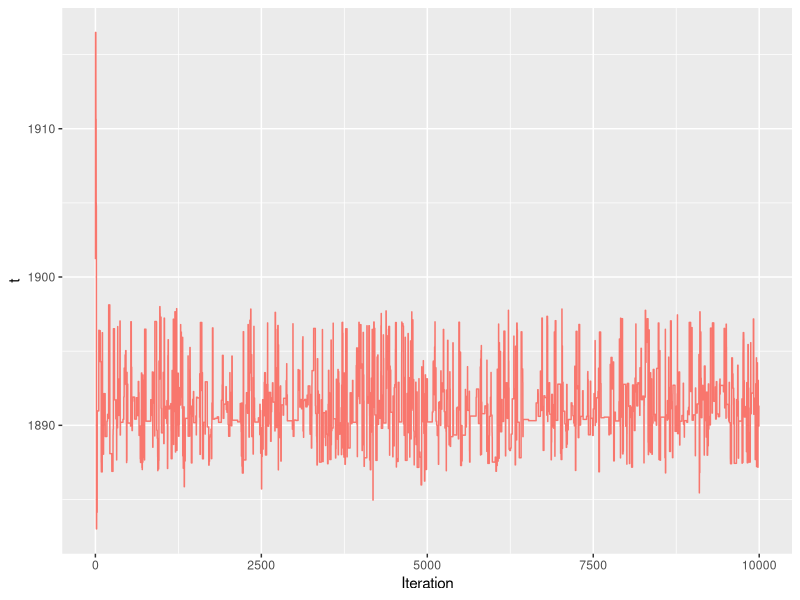

Write the R code that produced this figure. (Note: this script raises an error after producing the figure.)
#MH block

library(boot)
library(data.table)
library(tidyr)
library(ggplot2)
library(gridExtra)

# data <- as.data.table(coal)
# data[, event:= 1]
# data[, cum_event := cumsum(event)]
# data[, date := date- 1851]

data <- as.data.table(coal)
data[, event := 1]
data[, cum_event := cumsum(event) - 1]
data[, date_shifted := date - data[1, date]]

#### Target and proposal distributions ####
f_target_1 <-
  function(lambda_0,
           lambda_1,
           t,
           t_0,
           t_2,
           beta,
           y_0,
           y_1) {
    if (t < t_0) {
      return (0)
    }
    if (t > t_2) {
      return (0)
    }
    return(exp(
      -lambda_0 * (t - t_0) - lambda_1 * (t_2 - t) - (1 / beta) * (lambda_0 + lambda_1)
    ) * lambda_0 ^ {
      y_0 + 1
    } * lambda_1 ^ {
      y_1 + 1
    })
  }

f_prop_1 <-
  function(lambda_0,
           lambda_1,
           t_given,
           t_cur,
           t_0,
           t_2,
           beta,
           y_0,
           y_1,
           sigma_t) {
    if (t < t_0) {
      retval <- 0
    }
    if (t > t_2) {
      retval <- 0
    }
    retval <-
      (
        dgamma(lambda_0, (y_0 + 2), scale = (1 / (t_cur - t_0 + 1 / beta))) *
          dgamma(lambda_1, (y_1 + 2), scale = (1 / (t_2 - t_cur + 1 / beta))) *
          dnorm(t, t_given, sigma_t)
      )
    return(retval)
  }

f_target_2 <-
  function(lambda_0,
           lambda_1,
           beta,
           t_0,
           t_2,
           t,
           y_0,
           y_1) {
    if (beta < 0) {
      return (0)
    }
    
    return(exp(
      -lambda_0 * (t - t_0) - lambda_1 * (t_2 - t) - (1 / beta) *
        (lambda_0 + lambda_1 + 1)
    ) * lambda_0 ^ {
      y_0 + 1
    } *
      lambda_1 ^ {
        y_1 + 1
      } * (1 / beta ^ 5))
  }

f_prop_2 <-
  function(lambda_0,
           lambda_1,
           t,
           t_0,
           t_2,
           beta_cur,
           beta_given,
           y_0,
           y_1,
           sigma_beta) {
    retval <-
      dgamma(lambda_0, (y_0 + 2), scale = (1 / (t - t_0 + 1 / beta_cur))) *
      dgamma(lambda_1, (y_1 + 2), scale = (1 / (t_2 - t + 1 / beta_cur))) *
      dnorm(beta_cur, beta_given, sigma_beta)
    
    return (retval)
  }

#### Block MCMC algorithm ####
MH_alg <-
  function(n,
           data,
           t_0,
           t_2,
           t,
           lambda_0,
           lambda_1,
           beta,
           sigma_t,
           sigma_beta) {
    # substract one to correct for the start and end date
    y_0 = sum(data[date < t]$event) - 1
    y_1 = sum(data[date >= t]$event) - 1
    
    results <- matrix(nrow = n, ncol = 5)
    results[1, 1:5] <- c(t, lambda_0, lambda_1, beta, 1)
    for (i in 2:(n)) {
      # Block with beta constant
      if (i %% 2 == 0) {
        beta <- results[i - 1, 4]
        t_old <- results[i - 1, 1]
        t_new <- rnorm(1, t_old, sigma_t)
        if (t_new < t_0 | t_new > t_2) {
          results[i, 1:5] <- c(t_old, lambda_0_old, lambda_1_old, beta, 0)
        } else{
          y_0_old = sum(data[date < t_old]$event) - 1
          y_1_old = sum(data[date >= t_old]$event) - 1
          y_0_n = sum(data[date < t_new]$event) - 1
          y_1_n = sum(data[date >= t_new]$event) - 1
          
          lambda_0_old <- results[i - 1, 2]
          lambda_1_old <- results[i - 1, 3]
          lambda_0 <-
            rgamma(1, (y_0_n + 2), scale = (1 / (t_new - t_0 + 1 / beta)))
          lambda_1 <-
            rgamma(1, (y_1_n + 2), scale = (1 / (t_2 - t_new + 1 / beta)))
          
          target_ratio <-
            f_target_1(lambda_0, lambda_1, t_new, t_0, t_2, beta, y_0_n, y_1_n) /
            f_target_1(lambda_0_old,
                       lambda_1_old,
                       t_old,
                       t_0,
                       t_2,
                       beta,
                       y_0_old,
                       y_1_old)
          
          prop_ratio <-
            f_prop_1(
              lambda_0_old,
              lambda_1_old,
              t_cur = t_old,
              t_given = t_new,
              t_0,
              t_2,
              beta,
              y_0_old,
              y_1_old,
              sigma_t = sigma_t
            ) /
            f_prop_1(
              lambda_0,
              lambda_1,
              t_new,
              t_given = t_old,
              t_0,
              t_2,
              beta,
              y_0_n,
              y_1_n,
              sigma_t = sigma_t
            )
          
          a <- target_ratio * prop_ratio
          a <- min(1, a)
          
          u <- runif(1)
          
          if (u < a) {
            results[i, 1:5] <- c(t_new, lambda_0, lambda_1, beta, a)
          } else{
            results[i, 1:5] <- c(t_old, lambda_0_old, lambda_1_old, beta, a)
          }
        }
      }
      # Block with t constant
      else{
        t <- results[i - 1, 1]
        beta_old <- results[i - 1, 4]
        beta_new <-
          rgamma(1, 6, scale = 1 / (lambda_0 + lambda_1 + 1))
        
        y_0 = sum(data[date < results[i - 1, 1]]$event) - 1
        y_1 = sum(data[date >= results[i - 1, 1]]$event) - 1
        if (beta_new < 0) {
          results[i, 1:5] <- c(t, lambda_0_old, lambda_1_old, beta_old, 0)
        } else {
          lambda_0_n <-
            rgamma(1, (y_0 + 2), scale = (1 / (t_old - t_0 + 1 / beta_new)))
          lambda_1_n <-
            rgamma(1, (y_1 + 2), scale = (1 / (t_2 - t_old + 1 / beta_new)))

          lambda_0_old <- results[i - 1, 2]
          lambda_1_old <- results[i - 1, 3]
          
          target_ratio <-
            f_target_2(lambda_0, lambda_1, beta_new, t_0, t_2, t, y_0, y_1) /
            f_target_2(lambda_0_old,
                       lambda_1_old,
                       beta_old,
                       t_0,
                       t_2,
                       t,
                       y_0,
                       y_1)
          
          prop_ratio <-
            f_prop_2(
              lambda_0_old,
              lambda_1_old,
              beta_cur = beta_old,
              beta_given = beta_new,
              t = t,
              t_0 = t_0,
              t_2 = t_2,
              y_0,
              y_1,
              sigma_beta = sigma_beta
            ) /
            f_prop_2(
              lambda_0,
              lambda_1,
              beta_cur = beta_new,
              beta_given = beta_old,
              t_0 = t_0,
              t_2 = t_2,
              t = t,
              y_0,
              y_1,
              sigma_beta = sigma_beta
            )
          
          
          a <- min(1, target_ratio * prop_ratio)
          u <- runif(1)
          if (u < a) {
            results[i, 1:5] <- c(t, lambda_0, lambda_1, beta_new, a)
          } else{
            results[i, 1:5] <- c(t, lambda_0_old, lambda_1_old, beta_old, a)
          }
        }
      }
    }
    return (results)
  }

t = data[1, date] + 50

lambda_0 <- 10
lambda_1 <-  5
beta = 3

n = 10000
t_0 = data[1, date]
t_2 = data[nrow(data), date] #maybe should be 1963?
sigma_t = 10
sigma_beta = 1

######## Fist run ####################
sim_MH <-
  MH_alg(
    n,
    data,
    t_0,
    t_2,
    t,
    lambda_0,
    lambda_1,
    beta,
    sigma_t = sigma_t,
    sigma_beta = sigma_beta
  )

sim_MH <- as.data.table(sim_MH)

setnames(sim_MH, c("t", "lambda_0", "lambda_1", "beta", "a"))

sim_MH[, itteration := seq(1:n)]

summary(sim_MH)

q <- ggplot(data = sim_MH, aes(x = itteration))
q <- q + geom_line(aes(y = t, colour = "t"))
q <- q +  theme(legend.position = "none")
q <- q + ylab("t")
q <- q + xlab("Iteration")
q <- q + ggtitle(unname(TeX(c("Traceplot for t"))))
q

ggsave(
  "block_sim_t_sigma10.pdf",
  path = "/Users/aurorahofman/Documents/NTNU/5 klasse/Beregningskrevende statistikk/Berregningskrevende_2/Images",
  width = 17,
  height = 10,
  units = "cm"
)


q <- ggplot(data = sim_MH, aes(x = itteration))
q <- q + geom_line(aes(y = lambda_0, colour = "lambda_0"))
q <- q +  theme(legend.position = "none")
q <- q + ylab(unname(TeX(c("$\\lambda_0$"))))
q <- q + xlab("Iteration")
q <- q + ggtitle(unname(TeX(c(
  "Traceplot for $\\lambda_0$"
))))
q

ggsave(
  "block_sim_lambda0.pdf",
  path = "/Users/aurorahofman/Documents/NTNU/5 klasse/Beregningskrevende statistikk/Berregningskrevende_2/Images",
  width = 17,
  height = 10,
  units = "cm"
)


q <- ggplot(data = sim_MH, aes(x = itteration))
q <- q + geom_line(aes(y = lambda_1, colour = "lambda_1"))
q <- q +  theme(legend.position = "none")
q <- q + ylab(unname(TeX(c("$\\lambda_1$"))))
q <- q + xlab("Iteration")
q <- q + ggtitle(unname(TeX(c(
  "Traceplot for $\\lambda_1$"
))))
q

ggsave(
  "block_sim_lambda1.pdf",
  path = "/Users/aurorahofman/Documents/NTNU/5 klasse/Beregningskrevende statistikk/Berregningskrevende_2/Images",
  width = 17,
  height = 10,
  units = "cm"
)


q <- ggplot(data = sim_MH, aes(x = itteration))
q <- q + geom_line(aes(y = beta, colour = "beta"))
q <- q +  theme(legend.position = "none")
q <- q + ylab(unname(TeX(c("$\\beta$"))))
q <- q + xlab("Iteration")
q <- q + ggtitle(unname(TeX(c(
  "Traceplot for $\\beta$"
))))
q

ggsave(
  "block_sim_beta_sigma1.pdf",
  path = "/Users/aurorahofman/Documents/NTNU/5 klasse/Beregningskrevende statistikk/Berregningskrevende_2/Images",
  width = 17,
  height = 10,
  units = "cm"
)


######## Eval burn in ################

t_1_1 = data[1, date] + 50
t_1_2 = data[1, date] + 10
t_1_3 = data[1, date] + 80
lambda_0 <- 10
lambda_1 <- 5
beta_1 = 3
beta_2 = 10
beta_3 = 0.1
n = 10000
sigma = 10
sim_MH_1 <-
  MH_alg(
    n,
    data,
    t_0,
    t_2,
    t_1_1,
    lambda_0,
    lambda_1,
    beta_1,
    sigma_t = sigma_t,
    sigma_beta = sigma_beta
  )
sim_MH_2 <-
  MH_alg(
    n,
    data,
    t_0,
    t_2,
    t_1_2,
    lambda_0,
    lambda_1,
    beta_2,
    sigma_t = sigma_t,
    sigma_beta = sigma_beta
  )
sim_MH_3 <-
  MH_alg(
    n,
    data,
    t_0,
    t_2,
    t_1_3,
    lambda_0,
    lambda_1,
    beta_3,
    sigma_t = sigma_t,
    sigma_beta = sigma_beta
  )

sim_MH_1 <- as.data.table(sim_MH_1)
sim_MH_2 <- as.data.table(sim_MH_2)
sim_MH_3 <- as.data.table(sim_MH_3)
setnames(sim_MH_1,
         c("t", "lambda_0", "lambda_1", "beta", "a"))
setnames(sim_MH_2,
         c("t", "lambda_0", "lambda_1", "beta", "a"))
setnames(sim_MH_3,
         c("t", "lambda_0", "lambda_1", "beta", "a"))
sim_MH_1[, iteration := seq(1:n)]
sim_MH_2[, iteration := seq(1:n)]
sim_MH_3[, iteration := seq(1:n)]

sim_MH_1[, run := 1]
sim_MH_2[, run := 2]
sim_MH_3[, run := 3]
sim_MH_block_compare <-
  rbindlist(list(sim_MH_1, sim_MH_2, sim_MH_3))

q <-
  ggplot(
    data = as.data.table(sim_MH_block_compare),
    aes(
      x = iteration,
      group = as.factor(run),
      colour = as.factor(run)
    )
  )
q <- q + geom_line(aes(y = t))
q <- q +  theme(legend.position = "none")
q <- q + ylab("t")
q <- q + xlab("Iteration")
q <- q + ggtitle(unname(TeX(c("Traceplot for t"))))
q

ggsave(
  "mixing_t_block.pdf",
  path = "/Users/aurorahofman/Documents/NTNU/5 klasse/Beregningskrevende statistikk/Berregningskrevende_2/Images",
  width = 17,
  height = 10,
  units = "cm"
)

q <-
  ggplot(
    data = as.data.table(sim_MH_block_compare),
    aes(
      x = iteration,
      group = as.factor(run),
      colour = as.factor(run)
    )
  )
q <- q + geom_line(aes(y = lambda_0))
q <- q +  theme(legend.position = "none")
q <- q + ylab(unname(TeX(c("$\\lambda_0$"))))
q <- q + xlab("Iteration")
q <- q + ggtitle(unname(TeX(c(
  "Traceplot for $\\lambda_0$"
))))
q

ggsave(
  "mixing_lambda_0_block.pdf",
  path = "/Users/aurorahofman/Documents/NTNU/5 klasse/Beregningskrevende statistikk/Berregningskrevende_2/Images",
  width = 17,
  height = 10,
  units = "cm"
)

q <-
  ggplot(
    data = as.data.table(sim_MH_block_compare),
    aes(
      x = iteration,
      group = as.factor(run),
      colour = as.factor(run)
    )
  )
q <- q + geom_line(aes(y = lambda_0))
q <- q +  theme(legend.position = "none")
q <- q + ylab(unname(TeX(c("$\\lambda_0$"))))
q <- q + xlab("Iteration")
q <- q + ggtitle(unname(TeX(c(
  "Traceplot for $\\lambda_1$"
))))
q

ggsave(
  "mixing_lambda_1_block.pdf",
  path = "/Users/aurorahofman/Documents/NTNU/5 klasse/Beregningskrevende statistikk/Berregningskrevende_2/Images",
  width = 17,
  height = 10,
  units = "cm"
)
q <-
  ggplot(
    data = as.data.table(sim_MH_block_compare),
    aes(
      x = iteration,
      group = as.factor(run),
      colour = as.factor(run)
    )
  )
q <- q + geom_line(aes(y = beta))
q <- q +  theme(legend.position = "none")
q <- q + ylab(unname(TeX(c("$\\beta$"))))
q <- q + xlab("Iteration")
q <- q + ggtitle(unname(TeX(c(
  "Traceplot for $\\beta$"
))))
q

ggsave(
  "mixing_beta_block.pdf",
  path = "/Users/aurorahofman/Documents/NTNU/5 klasse/Beregningskrevende statistikk/Berregningskrevende_2/Images",
  width = 17,
  height = 10,
  units = "cm"
)


########### TUNING  sigma_t ######################

t_1_3 = data[1, date] + 80
lambda_0 <- 10
lambda_1 <- 5
beta_2 = 10

n = 10000
sigma_t_1 = 3
sigma_t_2 = 10
sigma_t_3 = 30
sim_MH_1 <-
  MH_alg(
    n,
    data,
    t_0,
    t_2,
    t_1_3,
    lambda_0,
    lambda_1,
    beta_2,
    sigma_t = sigma_t_1,
    sigma_beta = sigma_beta
  )
sim_MH_2 <-
  MH_alg(
    n,
    data,
    t_0,
    t_2,
    t_1_3,
    lambda_0,
    lambda_1,
    beta_2,
    sigma_t = sigma_t_2,
    sigma_beta = sigma_beta
  )
sim_MH_3 <-
  MH_alg(
    n,
    data,
    t_0,
    t_2,
    t_1_3,
    lambda_0,
    lambda_1,
    beta_2,
    sigma_t = sigma_t_2,
    sigma_beta = sigma_beta
  )

sim_MH_1 <- as.data.table(sim_MH_1)
sim_MH_2 <- as.data.table(sim_MH_2)
sim_MH_3 <- as.data.table(sim_MH_3)
setnames(sim_MH_1,
         c("t", "lambda_0", "lambda_1", "beta", "a"))
setnames(sim_MH_2,
         c("t", "lambda_0", "lambda_1", "beta", "a"))
setnames(sim_MH_3,
         c("t", "lambda_0", "lambda_1", "beta", "a"))
sim_MH_1[, iteration := seq(1:n)]
sim_MH_2[, iteration := seq(1:n)]
sim_MH_3[, iteration := seq(1:n)]

sim_MH_1[, sigma_t := sigma_t_1]
sim_MH_2[, sigma_t := sigma_t_2]
sim_MH_3[, sigma_t := sigma_t_3]
sim_MH_block_compare <-
  rbindlist(list(sim_MH_1, sim_MH_2, sim_MH_3))

q <-
  ggplot(
    data = as.data.table(sim_MH_block_compare),
    aes(
      x = iteration,
      group = as.factor(sigma_t),
      colour = as.factor(sigma_t)
    )
  )
q <- q + geom_line(aes(y = t))
q <- q + ylab("t")
q <- q + xlab("Iteration")
q <- q + ggtitle(unname(TeX(c("Traceplot for t"))))
q

ggsave(
  "tuning_t_block.pdf",
  path = "/Users/aurorahofman/Documents/NTNU/5 klasse/Beregningskrevende statistikk/Berregningskrevende_2/Images",
  width = 17,
  height = 10,
  units = "cm"
)

q <-
  ggplot(
    data = as.data.table(sim_MH_block_compare),
    aes(
      x = iteration,
      group = as.factor(sigma_t),
      colour = as.factor(sigma_t)
    )
  )
q <- q + geom_line(aes(y = lambda_0))
q <- q + ylab(unname(TeX(c("$\\lambda_0$"))))
q <- q + xlab("Iteration")
q <- q + ggtitle(unname(TeX(c(
  "Traceplot for $\\lambda_0$"
))))
q

ggsave(
  "tuning_lambda_0_block.pdf",
  path = "/Users/aurorahofman/Documents/NTNU/5 klasse/Beregningskrevende statistikk/Berregningskrevende_2/Images",
  width = 17,
  height = 10,
  units = "cm"
)

q <-
  ggplot(
    data = as.data.table(sim_MH_block_compare),
    aes(
      x = iteration,
      group = as.factor(sigma_t),
      colour = as.factor(sigma_t)
    )
  )
q <- q + geom_line(aes(y = lambda_0))
q <- q + ylab(unname(TeX(c("$\\lambda_0$"))))
q <- q + xlab("Iteration")
q <- q + ggtitle(unname(TeX(c(
  "Traceplot for $\\lambda_1$"
))))
q

ggsave(
  "tuning_lambda_1_block.pdf",
  path = "/Users/aurorahofman/Documents/NTNU/5 klasse/Beregningskrevende statistikk/Berregningskrevende_2/Images",
  width = 17,
  height = 10,
  units = "cm"
)

q <-
  ggplot(
    data = as.data.table(sim_MH_block_compare),
    aes(
      x = iteration,
      group = as.factor(sigma_t),
      colour = as.factor(sigma_t)
    )
  )
q <- q + geom_line(aes(y = beta))
q <- q + ylab(unname(TeX(c("$\\beta$"))))
q <- q + xlab("Iteration")
q <- q + ggtitle(unname(TeX(c(
  "Traceplot for $\\beta$"
))))
q

ggsave(
  "tuning_beta_block.pdf",
  path = "/Users/aurorahofman/Documents/NTNU/5 klasse/Beregningskrevende statistikk/Berregningskrevende_2/Images",
  width = 17,
  height = 10,
  units = "cm"
)


########### TUNING  beta ######################

t_1_3 = data[1, date] + 80
lambda_0 <- 10
lambda_1 <- 5
beta_2 = 10

n = 10000
sigma_beta_1 = 0.3
sigma_beta_2 = 1
sigma_beta_3 = 10
sim_MH_1 <-
  MH_alg(
    n,
    data,
    t_0,
    t_2,
    t_1_3,
    lambda_0,
    lambda_1,
    beta_2,
    sigma_t = sigma_t_2,
    sigma_beta = sigma_beta_1
  )
sim_MH_2 <-
  MH_alg(
    n,
    data,
    t_0,
    t_2,
    t_1_3,
    lambda_0,
    lambda_1,
    beta_2,
    sigma_t = sigma_t_2,
    sigma_beta = sigma_beta_1
  )
sim_MH_3 <-
  MH_alg(
    n,
    data,
    t_0,
    t_2,
    t_1_3,
    lambda_0,
    lambda_1,
    beta_2,
    sigma_t = sigma_t_2,
    sigma_beta = sigma_beta_1
  )

sim_MH_1 <- as.data.table(sim_MH_1)
sim_MH_2 <- as.data.table(sim_MH_2)
sim_MH_3 <- as.data.table(sim_MH_3)
setnames(sim_MH_1,
         c("t", "lambda_0", "lambda_1", "beta", "a"))
setnames(sim_MH_2,
         c("t", "lambda_0", "lambda_1", "beta", "a"))
setnames(sim_MH_3,
         c("t", "lambda_0", "lambda_1", "beta", "a"))
sim_MH_1[, iteration := seq(1:n)]
sim_MH_2[, iteration := seq(1:n)]
sim_MH_3[, iteration := seq(1:n)]

sim_MH_1[, sigma_beta := sigma_beta_1]
sim_MH_2[, sigma_beta := sigma_beta_2]
sim_MH_3[, sigma_beta := sigma_beta_3]
sim_MH_block_compare <-
  rbindlist(list(sim_MH_1, sim_MH_2, sim_MH_3))

q <-
  ggplot(
    data = as.data.table(sim_MH_block_compare),
    aes(
      x = iteration,
      group = as.factor(sigma_beta),
      colour = as.factor(sigma_beta)
    )
  )
q <- q + geom_line(aes(y = t))
q <- q + ylab("t")
q <- q + xlab("Iteration")
q <- q + ggtitle(unname(TeX(c("Traceplot for t"))))
q

ggsave(
  "tuning_t_block_beta.pdf",
  path = "/Users/aurorahofman/Documents/NTNU/5 klasse/Beregningskrevende statistikk/Berregningskrevende_2/Images",
  width = 17,
  height = 10,
  units = "cm"
)

q <-
  ggplot(
    data = as.data.table(sim_MH_block_compare),
    aes(
      x = iteration,
      group = as.factor(sigma_beta),
      colour = as.factor(sigma_beta)
    )
  )
q <- q + geom_line(aes(y = lambda_0))
q <- q + ylab(unname(TeX(c("$\\lambda_0$"))))
q <- q + xlab("Iteration")
q <- q + ggtitle(unname(TeX(c(
  "Traceplot for $\\lambda_0$"
))))
q

ggsave(
  "tuning_lambda_0_block_beta.pdf",
  path = "/Users/aurorahofman/Documents/NTNU/5 klasse/Beregningskrevende statistikk/Berregningskrevende_2/Images",
  width = 17,
  height = 10,
  units = "cm"
)

q <-
  ggplot(
    data = as.data.table(sim_MH_block_compare),
    aes(
      x = iteration,
      group = as.factor(sigma_beta),
      colour = as.factor(sigma_beta)
    )
  )
q <- q + geom_line(aes(y = lambda_0))
q <- q + ylab(unname(TeX(c("$\\lambda_0$"))))
q <- q + xlab("Iteration")
q <- q + ggtitle(unname(TeX(c(
  "Traceplot for $\\lambda_1$"
))))
q

ggsave(
  "tuning_lambda_1_block_beta.pdf",
  path = "/Users/aurorahofman/Documents/NTNU/5 klasse/Beregningskrevende statistikk/Berregningskrevende_2/Images",
  width = 17,
  height = 10,
  units = "cm"
)

q <-
  ggplot(
    data = as.data.table(sim_MH_block_compare),
    aes(
      x = iteration,
      group = as.factor(sigma_beta),
      colour = as.factor(sigma_beta)
    )
  )
q <- q + geom_line(aes(y = beta))
q <- q + ylab(unname(TeX(c("$\\beta$"))))
q <- q + xlab("Iteration")
q <- q + ggtitle(unname(TeX(c(
  "Traceplot for $\\beta$"
))))
q

ggsave(
  "tuning_beta_block_beta.pdf",
  path = "/Users/aurorahofman/Documents/NTNU/5 klasse/Beregningskrevende statistikk/Berregningskrevende_2/Images",
  width = 17,
  height = 10,
  units = "cm"
)





#grid.arrange(q1,q2,q3,q4, ncol = 2)

#only beta has a burn in period! kind of

summary(sim_MH)
3 * 41 + 0.92 * (112 - 41)

burnin <- 1000

# sim_t <- sim_MH$t[burnin:n]
# acf(sim_t)

no_burnin_sim_MH <- sim_MH[burnin:n]

summary(no_burnin_sim_MH)




######### Posterior ####################

mean <- summary(no_burnin_sim_MH)[4, ]
cov <- cov(no_burnin_sim_MH[, lambda_1], no_burnin_sim_MH[, lambda_0])

mean
cov

q <- ggplot(data = no_burnin_sim_MH, aes(x = t))
q <- q + geom_histogram(aes(y = ..density..), bins = 150)
q <- q + xlab(unname(TeX(c("$t$"))))
q <- q + ylab("Density")
q <- q + ggtitle(unname(TeX("Posterior density of $t$")))
q


ggsave(
  "post_t_block.pdf",
  path = "/Users/aurorahofman/Documents/NTNU/5 klasse/Beregningskrevende statistikk/Berregningskrevende_2/Images",
  width = 17,
  height = 10,
  units = "cm"
)

q <- ggplot(data = no_burnin_sim_MH, aes(x = beta))
q <- q + geom_histogram(aes(y = ..density..), bins = 100)
q <- q + xlab(unname(TeX(c("$\\beta$"))))
q <- q + ylab("Density")
q <- q + ggtitle(unname(TeX("Posterior density of $\\beta$")))
q

ggsave(
  "post_beta_block.pdf",
  path = "/Users/aurorahofman/Documents/NTNU/5 klasse/Beregningskrevende statistikk/Berregningskrevende_2/Images",
  width = 17,
  height = 10,
  units = "cm"
)

q <- ggplot(data = no_burnin_sim_MH, aes(x = lambda_0))
q <- q + geom_histogram(aes(y = ..density..), bins = 100)
q <- q + xlab(unname(TeX(c("$\\lambda_0$"))))
q <- q + ylab("Density")
q <- q + ggtitle(unname(TeX("Posterior density of $\\lambda_0$")))
q
ggsave(
  "post_lambda_0_block.pdf",
  path = "/Users/aurorahofman/Documents/NTNU/5 klasse/Beregningskrevende statistikk/Berregningskrevende_2/Images",
  width = 17,
  height = 10,
  units = "cm"
)

q <- ggplot(data = no_burnin_sim_MH, aes(x = lambda_0))
q <- q + geom_histogram(aes(y = ..density..), bins = 100)
q <- q + xlab(unname(TeX(c("$\\lambda_1$"))))
q <- q + ylab("Density")
q <- q + ggtitle(unname(TeX("Posterior density of $\\lambda_1$")))
q

ggsave(
  "post_lambda_1_block.pdf",
  path = "/Users/aurorahofman/Documents/NTNU/5 klasse/Beregningskrevende statistikk/Berregningskrevende_2/Images",
  width = 17,
  height = 10,
  units = "cm"
)
